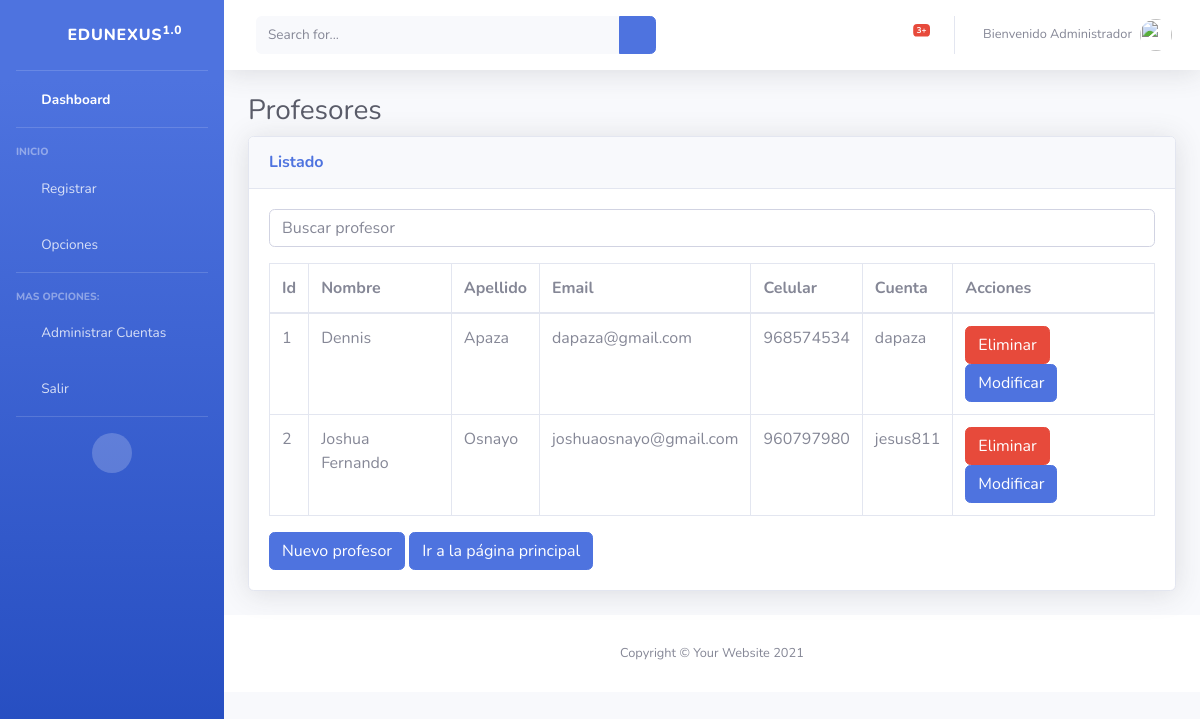
/listaProfesor/, run on the app's committed database.
### dashboard/models.py (models this page shows, shortened)
class Profesor(models.Model):
    nombre = models.CharField(max_length=200)
    apellido = models.CharField(max_length=200)
    email = models.EmailField()
    celular = models.IntegerField()
    created_at = models.DateTimeField(auto_now_add=True)
    cuenta = models.OneToOneField(Cuenta, on_delete=models.CASCADE, null=True)

class Cuenta(models.Model):
    username = models.CharField(max_length=200)
    password = models.CharField(max_length=200)
    rol = models.ForeignKey(Roles, on_delete=models.CASCADE)
    def __str__(self):
        return self.username

### dashboard/views.py (the view)
# urls.py: path('listaProfesor/', views.ProfesorView.as_view(),name='listprofesor'),
class ProfesorView(View):
    def get(self,request):
        listaProfesores = Profesor.objects.all()
        formProfesor = ProfesorForm()
        context = {
            'profesores' : listaProfesores,
            'formProfesor': formProfesor
        }
        return render(request,'tblProfesor.html',context)

### dashboard/forms.py
class ProfesorForm(ModelForm):
    class Meta:
        model = Profesor
        fields = '__all__'

### dashboard/templates/tblProfesor.html (shortened to what this page needs)
{% extends 'layout.html' %}
{% block content %}
<div class="container-fluid">
  <h1 class="h3 mb-2 text-gray-800">Profesores</h1>
  <div class="card shadow mb-4">
    <div class="card-header py-3">
      <h6 class="m-0 font-weight-bold text-primary">Listado</h6>
    </div>
    <div class="card-body">
      <div class="table-responsive">
        <div class="input-group mb-3">
          <input type="text" id="searchInput" class="form-control" placeholder="Buscar profesor">
        </div>
        <table class="table table-bordered" id="dataTable" width="100%" cellspacing="0">
          <thead>
            <tr>
              <th>Id</th>
              <th>Nombre</th>
              <th>Apellido</th>
              <th>Email</th>
              <th>Celular</th>
              <th>Cuenta</th>
              <th>Acciones</th>
            </tr>
          </thead>
          <tbody>
            {% for profesor in profesores %}
            <tr>
              <td>{{ profesor.id }}</td>
              <td>{{ profesor.nombre }}</td>
              <td>{{ profesor.apellido }}</td>
              <td>{{ profesor.email }}</td>
              <td>{{ profesor.celular }}</td>
              <td>{{ profesor.cuenta }}</td>
              <td>
                <form id="deleteForm{{ profesor.id }}" action="{% url 'eliminar_profesor' profesor.id %}" method="POST">
                  <button type="button" class="btn btn-danger" onclick="confirmDelete('{{ profesor.nombre }}', '{{ profesor.id }}')">Eliminar</button>
                  <a href="{% url 'modificar_profesor' profesor.id %}" class="btn btn-primary">Modificar</a>
                </form>
              </td>
            </tr>
            {% endfor %}
          </tbody>
        </table>
      </div>
      <div>
        <div style="display: inline-block; margin-right: 10px;">
          <a href="{% url 'nuevo_profesor' %}" class="btn btn-primary">Nuevo profesor</a>
          <a href="/" class="btn btn-primary">Ir a la página principal</a>
        </div>
      </div>
    </div>
  </div>
</div>
{% endblock %}

### data on the page
Profesor: id "1", nombre "Dennis", apellido "Apaza", email "dapaza@gmail.com", celular "968574534", cuenta "dapaza"
Profesor: id "2", nombre "Joshua Fernando", apellido "Osnayo", email "joshuaosnayo@gmail.com", celular "960797980", cuenta "jesus811"
